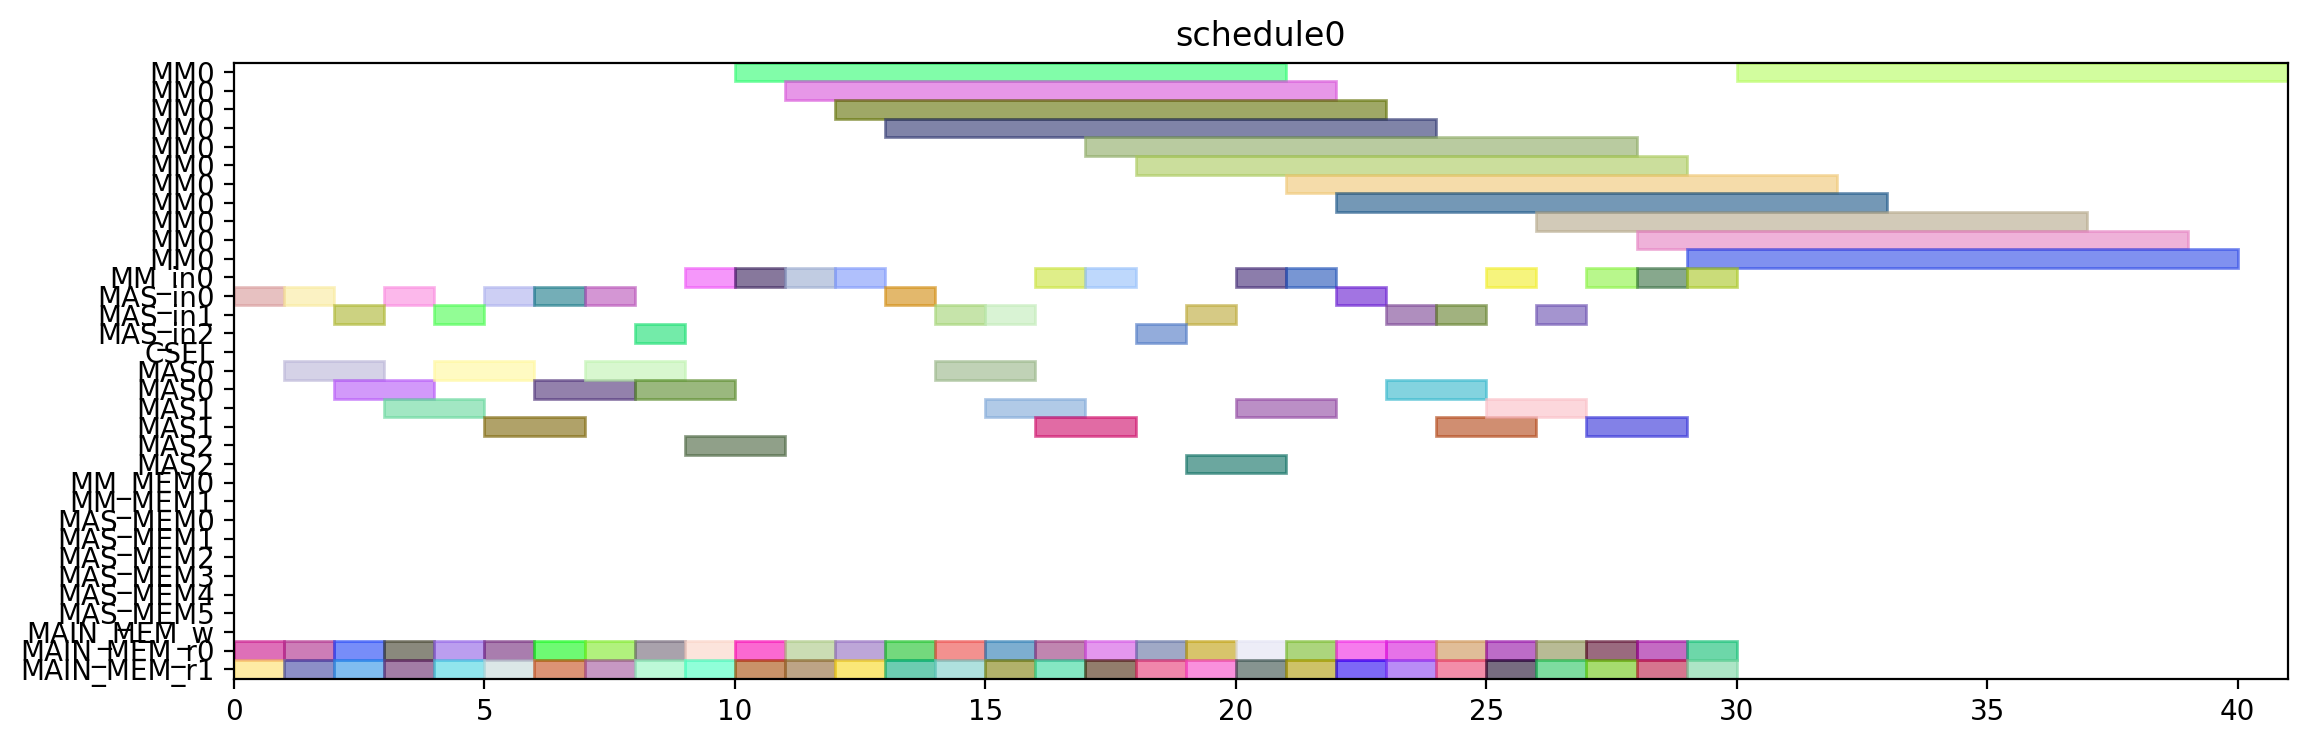

Write Python code to recreate this figure.
from pyschedule import Scenario, solvers, plotters, alt


def solve():
	horizon = 120
	S = Scenario("schedule0", horizon=horizon)

	# resource
	MM = S.Resources('MM', num=1, size=11)
	MM_in = S.Resources('MM_in', num=1)
	MAS_in = S.Resources('MAS_in', num=3)
	CSEL = S.Resource('CSEL')
	MAS = S.Resources('MAS', num=3, size=2, periods=range(1, horizon))
	MM_MEM = S.Resources('MM_MEM', num=2)
	MAS_MEM = S.Resources('MAS_MEM', num=6)
	MAIN_MEM_w = S.Resource('MAIN_MEM_w', size=1)
	MAIN_MEM_r = S.Resources('MAIN_MEM_r', num=2)

	# result of previous scheduling

	# new tasks
	T1_t0 = S.Task('T1_t0', length=2, delay_cost=1)
	T1_t0 += alt(MAS)
	T1_t0_in = S.Task('T1_t0_in', length=1, delay_cost=1)
	T1_t0_in += alt(MAS_in)
	S += T1_t0_in*MAS_in[0]<=T1_t0*MAS[0]

	S += T1_t0_in*MAS_in[1]<=T1_t0*MAS[1]

	S += T1_t0_in*MAS_in[2]<=T1_t0*MAS[2]

	T1_t0_mem0 = S.Task('T1_t0_mem0', length=1, delay_cost=1)
	T1_t0_mem0 += MAIN_MEM_r[0]
	S += T1_t0_mem0 <= T1_t0

	T1_t0_mem1 = S.Task('T1_t0_mem1', length=1, delay_cost=1)
	T1_t0_mem1 += MAIN_MEM_r[1]
	S += T1_t0_mem1 <= T1_t0

	T1_t1 = S.Task('T1_t1', length=2, delay_cost=1)
	T1_t1 += alt(MAS)
	T1_t1_in = S.Task('T1_t1_in', length=1, delay_cost=1)
	T1_t1_in += alt(MAS_in)
	S += T1_t1_in*MAS_in[0]<=T1_t1*MAS[0]

	S += T1_t1_in*MAS_in[1]<=T1_t1*MAS[1]

	S += T1_t1_in*MAS_in[2]<=T1_t1*MAS[2]

	T1_t1_mem0 = S.Task('T1_t1_mem0', length=1, delay_cost=1)
	T1_t1_mem0 += MAIN_MEM_r[0]
	S += T1_t1_mem0 <= T1_t1

	T1_t1_mem1 = S.Task('T1_t1_mem1', length=1, delay_cost=1)
	T1_t1_mem1 += MAIN_MEM_r[1]
	S += T1_t1_mem1 <= T1_t1

	T1_t3 = S.Task('T1_t3', length=11, delay_cost=1)
	T1_t3 += alt(MM)
	T1_t3_in = S.Task('T1_t3_in', length=1, delay_cost=1)
	T1_t3_in += alt(MM_in)
	S += T1_t3_in*MM_in[0]<=T1_t3*MM[0]
	T1_t3_mem0 = S.Task('T1_t3_mem0', length=1, delay_cost=1)
	T1_t3_mem0 += MAIN_MEM_r[0]
	S += T1_t3_mem0 <= T1_t3

	T1_t3_mem1 = S.Task('T1_t3_mem1', length=1, delay_cost=1)
	T1_t3_mem1 += MAIN_MEM_r[1]
	S += T1_t3_mem1 <= T1_t3

	T2_t0 = S.Task('T2_t0', length=11, delay_cost=1)
	T2_t0 += alt(MM)
	T2_t0_in = S.Task('T2_t0_in', length=1, delay_cost=1)
	T2_t0_in += alt(MM_in)
	S += T2_t0_in*MM_in[0]<=T2_t0*MM[0]
	T2_t0_mem0 = S.Task('T2_t0_mem0', length=1, delay_cost=1)
	T2_t0_mem0 += MAIN_MEM_r[0]
	S += T2_t0_mem0 <= T2_t0

	T2_t0_mem1 = S.Task('T2_t0_mem1', length=1, delay_cost=1)
	T2_t0_mem1 += MAIN_MEM_r[1]
	S += T2_t0_mem1 <= T2_t0

	T2_t1 = S.Task('T2_t1', length=11, delay_cost=1)
	T2_t1 += alt(MM)
	T2_t1_in = S.Task('T2_t1_in', length=1, delay_cost=1)
	T2_t1_in += alt(MM_in)
	S += T2_t1_in*MM_in[0]<=T2_t1*MM[0]
	T2_t1_mem0 = S.Task('T2_t1_mem0', length=1, delay_cost=1)
	T2_t1_mem0 += MAIN_MEM_r[0]
	S += T2_t1_mem0 <= T2_t1

	T2_t1_mem1 = S.Task('T2_t1_mem1', length=1, delay_cost=1)
	T2_t1_mem1 += MAIN_MEM_r[1]
	S += T2_t1_mem1 <= T2_t1

	T2_t2 = S.Task('T2_t2', length=2, delay_cost=1)
	T2_t2 += alt(MAS)
	T2_t2_in = S.Task('T2_t2_in', length=1, delay_cost=1)
	T2_t2_in += alt(MAS_in)
	S += T2_t2_in*MAS_in[0]<=T2_t2*MAS[0]

	S += T2_t2_in*MAS_in[1]<=T2_t2*MAS[1]

	S += T2_t2_in*MAS_in[2]<=T2_t2*MAS[2]

	T2_t2_mem0 = S.Task('T2_t2_mem0', length=1, delay_cost=1)
	T2_t2_mem0 += MAIN_MEM_r[0]
	S += T2_t2_mem0 <= T2_t2

	T2_t2_mem1 = S.Task('T2_t2_mem1', length=1, delay_cost=1)
	T2_t2_mem1 += MAIN_MEM_r[1]
	S += T2_t2_mem1 <= T2_t2

	T2_t3 = S.Task('T2_t3', length=2, delay_cost=1)
	T2_t3 += alt(MAS)
	T2_t3_in = S.Task('T2_t3_in', length=1, delay_cost=1)
	T2_t3_in += alt(MAS_in)
	S += T2_t3_in*MAS_in[0]<=T2_t3*MAS[0]

	S += T2_t3_in*MAS_in[1]<=T2_t3*MAS[1]

	S += T2_t3_in*MAS_in[2]<=T2_t3*MAS[2]

	T2_t3_mem0 = S.Task('T2_t3_mem0', length=1, delay_cost=1)
	T2_t3_mem0 += MAIN_MEM_r[0]
	S += T2_t3_mem0 <= T2_t3

	T2_t3_mem1 = S.Task('T2_t3_mem1', length=1, delay_cost=1)
	T2_t3_mem1 += MAIN_MEM_r[1]
	S += T2_t3_mem1 <= T2_t3

	T3_t0 = S.Task('T3_t0', length=11, delay_cost=1)
	T3_t0 += alt(MM)
	T3_t0_in = S.Task('T3_t0_in', length=1, delay_cost=1)
	T3_t0_in += alt(MM_in)
	S += T3_t0_in*MM_in[0]<=T3_t0*MM[0]
	T3_t0_mem0 = S.Task('T3_t0_mem0', length=1, delay_cost=1)
	T3_t0_mem0 += MAIN_MEM_r[0]
	S += T3_t0_mem0 <= T3_t0

	T3_t0_mem1 = S.Task('T3_t0_mem1', length=1, delay_cost=1)
	T3_t0_mem1 += MAIN_MEM_r[1]
	S += T3_t0_mem1 <= T3_t0

	T3_t1 = S.Task('T3_t1', length=11, delay_cost=1)
	T3_t1 += alt(MM)
	T3_t1_in = S.Task('T3_t1_in', length=1, delay_cost=1)
	T3_t1_in += alt(MM_in)
	S += T3_t1_in*MM_in[0]<=T3_t1*MM[0]
	T3_t1_mem0 = S.Task('T3_t1_mem0', length=1, delay_cost=1)
	T3_t1_mem0 += MAIN_MEM_r[0]
	S += T3_t1_mem0 <= T3_t1

	T3_t1_mem1 = S.Task('T3_t1_mem1', length=1, delay_cost=1)
	T3_t1_mem1 += MAIN_MEM_r[1]
	S += T3_t1_mem1 <= T3_t1

	T3_t2 = S.Task('T3_t2', length=2, delay_cost=1)
	T3_t2 += alt(MAS)
	T3_t2_in = S.Task('T3_t2_in', length=1, delay_cost=1)
	T3_t2_in += alt(MAS_in)
	S += T3_t2_in*MAS_in[0]<=T3_t2*MAS[0]

	S += T3_t2_in*MAS_in[1]<=T3_t2*MAS[1]

	S += T3_t2_in*MAS_in[2]<=T3_t2*MAS[2]

	T3_t2_mem0 = S.Task('T3_t2_mem0', length=1, delay_cost=1)
	T3_t2_mem0 += MAIN_MEM_r[0]
	S += T3_t2_mem0 <= T3_t2

	T3_t2_mem1 = S.Task('T3_t2_mem1', length=1, delay_cost=1)
	T3_t2_mem1 += MAIN_MEM_r[1]
	S += T3_t2_mem1 <= T3_t2

	T3_t3 = S.Task('T3_t3', length=2, delay_cost=1)
	T3_t3 += alt(MAS)
	T3_t3_in = S.Task('T3_t3_in', length=1, delay_cost=1)
	T3_t3_in += alt(MAS_in)
	S += T3_t3_in*MAS_in[0]<=T3_t3*MAS[0]

	S += T3_t3_in*MAS_in[1]<=T3_t3*MAS[1]

	S += T3_t3_in*MAS_in[2]<=T3_t3*MAS[2]

	T3_t3_mem0 = S.Task('T3_t3_mem0', length=1, delay_cost=1)
	T3_t3_mem0 += MAIN_MEM_r[0]
	S += T3_t3_mem0 <= T3_t3

	T3_t3_mem1 = S.Task('T3_t3_mem1', length=1, delay_cost=1)
	T3_t3_mem1 += MAIN_MEM_r[1]
	S += T3_t3_mem1 <= T3_t3

	T4_t0 = S.Task('T4_t0', length=11, delay_cost=1)
	T4_t0 += alt(MM)
	T4_t0_in = S.Task('T4_t0_in', length=1, delay_cost=1)
	T4_t0_in += alt(MM_in)
	S += T4_t0_in*MM_in[0]<=T4_t0*MM[0]
	T4_t0_mem0 = S.Task('T4_t0_mem0', length=1, delay_cost=1)
	T4_t0_mem0 += MAIN_MEM_r[0]
	S += T4_t0_mem0 <= T4_t0

	T4_t0_mem1 = S.Task('T4_t0_mem1', length=1, delay_cost=1)
	T4_t0_mem1 += MAIN_MEM_r[1]
	S += T4_t0_mem1 <= T4_t0

	T4_t1 = S.Task('T4_t1', length=11, delay_cost=1)
	T4_t1 += alt(MM)
	T4_t1_in = S.Task('T4_t1_in', length=1, delay_cost=1)
	T4_t1_in += alt(MM_in)
	S += T4_t1_in*MM_in[0]<=T4_t1*MM[0]
	T4_t1_mem0 = S.Task('T4_t1_mem0', length=1, delay_cost=1)
	T4_t1_mem0 += MAIN_MEM_r[0]
	S += T4_t1_mem0 <= T4_t1

	T4_t1_mem1 = S.Task('T4_t1_mem1', length=1, delay_cost=1)
	T4_t1_mem1 += MAIN_MEM_r[1]
	S += T4_t1_mem1 <= T4_t1

	T4_t2 = S.Task('T4_t2', length=2, delay_cost=1)
	T4_t2 += alt(MAS)
	T4_t2_in = S.Task('T4_t2_in', length=1, delay_cost=1)
	T4_t2_in += alt(MAS_in)
	S += T4_t2_in*MAS_in[0]<=T4_t2*MAS[0]

	S += T4_t2_in*MAS_in[1]<=T4_t2*MAS[1]

	S += T4_t2_in*MAS_in[2]<=T4_t2*MAS[2]

	T4_t2_mem0 = S.Task('T4_t2_mem0', length=1, delay_cost=1)
	T4_t2_mem0 += MAIN_MEM_r[0]
	S += T4_t2_mem0 <= T4_t2

	T4_t2_mem1 = S.Task('T4_t2_mem1', length=1, delay_cost=1)
	T4_t2_mem1 += MAIN_MEM_r[1]
	S += T4_t2_mem1 <= T4_t2

	T4_t3 = S.Task('T4_t3', length=2, delay_cost=1)
	T4_t3 += alt(MAS)
	T4_t3_in = S.Task('T4_t3_in', length=1, delay_cost=1)
	T4_t3_in += alt(MAS_in)
	S += T4_t3_in*MAS_in[0]<=T4_t3*MAS[0]

	S += T4_t3_in*MAS_in[1]<=T4_t3*MAS[1]

	S += T4_t3_in*MAS_in[2]<=T4_t3*MAS[2]

	T4_t3_mem0 = S.Task('T4_t3_mem0', length=1, delay_cost=1)
	T4_t3_mem0 += MAIN_MEM_r[0]
	S += T4_t3_mem0 <= T4_t3

	T4_t3_mem1 = S.Task('T4_t3_mem1', length=1, delay_cost=1)
	T4_t3_mem1 += MAIN_MEM_r[1]
	S += T4_t3_mem1 <= T4_t3

	T5_t0 = S.Task('T5_t0', length=2, delay_cost=1)
	T5_t0 += alt(MAS)
	T5_t0_in = S.Task('T5_t0_in', length=1, delay_cost=1)
	T5_t0_in += alt(MAS_in)
	S += T5_t0_in*MAS_in[0]<=T5_t0*MAS[0]

	S += T5_t0_in*MAS_in[1]<=T5_t0*MAS[1]

	S += T5_t0_in*MAS_in[2]<=T5_t0*MAS[2]

	T5_t0_mem0 = S.Task('T5_t0_mem0', length=1, delay_cost=1)
	T5_t0_mem0 += MAIN_MEM_r[0]
	S += T5_t0_mem0 <= T5_t0

	T5_t0_mem1 = S.Task('T5_t0_mem1', length=1, delay_cost=1)
	T5_t0_mem1 += MAIN_MEM_r[1]
	S += T5_t0_mem1 <= T5_t0

	T5_t1 = S.Task('T5_t1', length=2, delay_cost=1)
	T5_t1 += alt(MAS)
	T5_t1_in = S.Task('T5_t1_in', length=1, delay_cost=1)
	T5_t1_in += alt(MAS_in)
	S += T5_t1_in*MAS_in[0]<=T5_t1*MAS[0]

	S += T5_t1_in*MAS_in[1]<=T5_t1*MAS[1]

	S += T5_t1_in*MAS_in[2]<=T5_t1*MAS[2]

	T5_t1_mem0 = S.Task('T5_t1_mem0', length=1, delay_cost=1)
	T5_t1_mem0 += MAIN_MEM_r[0]
	S += T5_t1_mem0 <= T5_t1

	T5_t1_mem1 = S.Task('T5_t1_mem1', length=1, delay_cost=1)
	T5_t1_mem1 += MAIN_MEM_r[1]
	S += T5_t1_mem1 <= T5_t1

	T5_t3 = S.Task('T5_t3', length=11, delay_cost=1)
	T5_t3 += alt(MM)
	T5_t3_in = S.Task('T5_t3_in', length=1, delay_cost=1)
	T5_t3_in += alt(MM_in)
	S += T5_t3_in*MM_in[0]<=T5_t3*MM[0]
	T5_t3_mem0 = S.Task('T5_t3_mem0', length=1, delay_cost=1)
	T5_t3_mem0 += MAIN_MEM_r[0]
	S += T5_t3_mem0 <= T5_t3

	T5_t3_mem1 = S.Task('T5_t3_mem1', length=1, delay_cost=1)
	T5_t3_mem1 += MAIN_MEM_r[1]
	S += T5_t3_mem1 <= T5_t3

	T6_t0 = S.Task('T6_t0', length=11, delay_cost=1)
	T6_t0 += alt(MM)
	T6_t0_in = S.Task('T6_t0_in', length=1, delay_cost=1)
	T6_t0_in += alt(MM_in)
	S += T6_t0_in*MM_in[0]<=T6_t0*MM[0]
	T6_t0_mem0 = S.Task('T6_t0_mem0', length=1, delay_cost=1)
	T6_t0_mem0 += MAIN_MEM_r[0]
	S += T6_t0_mem0 <= T6_t0

	T6_t0_mem1 = S.Task('T6_t0_mem1', length=1, delay_cost=1)
	T6_t0_mem1 += MAIN_MEM_r[1]
	S += T6_t0_mem1 <= T6_t0

	T6_t1 = S.Task('T6_t1', length=11, delay_cost=1)
	T6_t1 += alt(MM)
	T6_t1_in = S.Task('T6_t1_in', length=1, delay_cost=1)
	T6_t1_in += alt(MM_in)
	S += T6_t1_in*MM_in[0]<=T6_t1*MM[0]
	T6_t1_mem0 = S.Task('T6_t1_mem0', length=1, delay_cost=1)
	T6_t1_mem0 += MAIN_MEM_r[0]
	S += T6_t1_mem0 <= T6_t1

	T6_t1_mem1 = S.Task('T6_t1_mem1', length=1, delay_cost=1)
	T6_t1_mem1 += MAIN_MEM_r[1]
	S += T6_t1_mem1 <= T6_t1

	T6_t2 = S.Task('T6_t2', length=2, delay_cost=1)
	T6_t2 += alt(MAS)
	T6_t2_in = S.Task('T6_t2_in', length=1, delay_cost=1)
	T6_t2_in += alt(MAS_in)
	S += T6_t2_in*MAS_in[0]<=T6_t2*MAS[0]

	S += T6_t2_in*MAS_in[1]<=T6_t2*MAS[1]

	S += T6_t2_in*MAS_in[2]<=T6_t2*MAS[2]

	T6_t2_mem0 = S.Task('T6_t2_mem0', length=1, delay_cost=1)
	T6_t2_mem0 += MAIN_MEM_r[0]
	S += T6_t2_mem0 <= T6_t2

	T6_t2_mem1 = S.Task('T6_t2_mem1', length=1, delay_cost=1)
	T6_t2_mem1 += MAIN_MEM_r[1]
	S += T6_t2_mem1 <= T6_t2

	T6_t3 = S.Task('T6_t3', length=2, delay_cost=1)
	T6_t3 += alt(MAS)
	T6_t3_in = S.Task('T6_t3_in', length=1, delay_cost=1)
	T6_t3_in += alt(MAS_in)
	S += T6_t3_in*MAS_in[0]<=T6_t3*MAS[0]

	S += T6_t3_in*MAS_in[1]<=T6_t3*MAS[1]

	S += T6_t3_in*MAS_in[2]<=T6_t3*MAS[2]

	T6_t3_mem0 = S.Task('T6_t3_mem0', length=1, delay_cost=1)
	T6_t3_mem0 += MAIN_MEM_r[0]
	S += T6_t3_mem0 <= T6_t3

	T6_t3_mem1 = S.Task('T6_t3_mem1', length=1, delay_cost=1)
	T6_t3_mem1 += MAIN_MEM_r[1]
	S += T6_t3_mem1 <= T6_t3

	T7_t0 = S.Task('T7_t0', length=11, delay_cost=1)
	T7_t0 += alt(MM)
	T7_t0_in = S.Task('T7_t0_in', length=1, delay_cost=1)
	T7_t0_in += alt(MM_in)
	S += T7_t0_in*MM_in[0]<=T7_t0*MM[0]
	T7_t0_mem0 = S.Task('T7_t0_mem0', length=1, delay_cost=1)
	T7_t0_mem0 += MAIN_MEM_r[0]
	S += T7_t0_mem0 <= T7_t0

	T7_t0_mem1 = S.Task('T7_t0_mem1', length=1, delay_cost=1)
	T7_t0_mem1 += MAIN_MEM_r[1]
	S += T7_t0_mem1 <= T7_t0

	T7_t1 = S.Task('T7_t1', length=11, delay_cost=1)
	T7_t1 += alt(MM)
	T7_t1_in = S.Task('T7_t1_in', length=1, delay_cost=1)
	T7_t1_in += alt(MM_in)
	S += T7_t1_in*MM_in[0]<=T7_t1*MM[0]
	T7_t1_mem0 = S.Task('T7_t1_mem0', length=1, delay_cost=1)
	T7_t1_mem0 += MAIN_MEM_r[0]
	S += T7_t1_mem0 <= T7_t1

	T7_t1_mem1 = S.Task('T7_t1_mem1', length=1, delay_cost=1)
	T7_t1_mem1 += MAIN_MEM_r[1]
	S += T7_t1_mem1 <= T7_t1

	T7_t2 = S.Task('T7_t2', length=2, delay_cost=1)
	T7_t2 += alt(MAS)
	T7_t2_in = S.Task('T7_t2_in', length=1, delay_cost=1)
	T7_t2_in += alt(MAS_in)
	S += T7_t2_in*MAS_in[0]<=T7_t2*MAS[0]

	S += T7_t2_in*MAS_in[1]<=T7_t2*MAS[1]

	S += T7_t2_in*MAS_in[2]<=T7_t2*MAS[2]

	T7_t2_mem0 = S.Task('T7_t2_mem0', length=1, delay_cost=1)
	T7_t2_mem0 += MAIN_MEM_r[0]
	S += T7_t2_mem0 <= T7_t2

	T7_t2_mem1 = S.Task('T7_t2_mem1', length=1, delay_cost=1)
	T7_t2_mem1 += MAIN_MEM_r[1]
	S += T7_t2_mem1 <= T7_t2

	T7_t3 = S.Task('T7_t3', length=2, delay_cost=1)
	T7_t3 += alt(MAS)
	T7_t3_in = S.Task('T7_t3_in', length=1, delay_cost=1)
	T7_t3_in += alt(MAS_in)
	S += T7_t3_in*MAS_in[0]<=T7_t3*MAS[0]

	S += T7_t3_in*MAS_in[1]<=T7_t3*MAS[1]

	S += T7_t3_in*MAS_in[2]<=T7_t3*MAS[2]

	T7_t3_mem0 = S.Task('T7_t3_mem0', length=1, delay_cost=1)
	T7_t3_mem0 += MAIN_MEM_r[0]
	S += T7_t3_mem0 <= T7_t3

	T7_t3_mem1 = S.Task('T7_t3_mem1', length=1, delay_cost=1)
	T7_t3_mem1 += MAIN_MEM_r[1]
	S += T7_t3_mem1 <= T7_t3

	T8_t2 = S.Task('T8_t2', length=2, delay_cost=1)
	T8_t2 += alt(MAS)
	T8_t2_in = S.Task('T8_t2_in', length=1, delay_cost=1)
	T8_t2_in += alt(MAS_in)
	S += T8_t2_in*MAS_in[0]<=T8_t2*MAS[0]

	S += T8_t2_in*MAS_in[1]<=T8_t2*MAS[1]

	S += T8_t2_in*MAS_in[2]<=T8_t2*MAS[2]

	T8_t2_mem0 = S.Task('T8_t2_mem0', length=1, delay_cost=1)
	T8_t2_mem0 += MAIN_MEM_r[0]
	S += T8_t2_mem0 <= T8_t2

	T8_t2_mem1 = S.Task('T8_t2_mem1', length=1, delay_cost=1)
	T8_t2_mem1 += MAIN_MEM_r[1]
	S += T8_t2_mem1 <= T8_t2

	T9_t2 = S.Task('T9_t2', length=2, delay_cost=1)
	T9_t2 += alt(MAS)
	T9_t2_in = S.Task('T9_t2_in', length=1, delay_cost=1)
	T9_t2_in += alt(MAS_in)
	S += T9_t2_in*MAS_in[0]<=T9_t2*MAS[0]

	S += T9_t2_in*MAS_in[1]<=T9_t2*MAS[1]

	S += T9_t2_in*MAS_in[2]<=T9_t2*MAS[2]

	T9_t2_mem0 = S.Task('T9_t2_mem0', length=1, delay_cost=1)
	T9_t2_mem0 += MAIN_MEM_r[0]
	S += T9_t2_mem0 <= T9_t2

	T9_t2_mem1 = S.Task('T9_t2_mem1', length=1, delay_cost=1)
	T9_t2_mem1 += MAIN_MEM_r[1]
	S += T9_t2_mem1 <= T9_t2

	T10_t2 = S.Task('T10_t2', length=2, delay_cost=1)
	T10_t2 += alt(MAS)
	T10_t2_in = S.Task('T10_t2_in', length=1, delay_cost=1)
	T10_t2_in += alt(MAS_in)
	S += T10_t2_in*MAS_in[0]<=T10_t2*MAS[0]

	S += T10_t2_in*MAS_in[1]<=T10_t2*MAS[1]

	S += T10_t2_in*MAS_in[2]<=T10_t2*MAS[2]

	T10_t2_mem0 = S.Task('T10_t2_mem0', length=1, delay_cost=1)
	T10_t2_mem0 += MAIN_MEM_r[0]
	S += T10_t2_mem0 <= T10_t2

	T10_t2_mem1 = S.Task('T10_t2_mem1', length=1, delay_cost=1)
	T10_t2_mem1 += MAIN_MEM_r[1]
	S += T10_t2_mem1 <= T10_t2

	T11_t2 = S.Task('T11_t2', length=2, delay_cost=1)
	T11_t2 += alt(MAS)
	T11_t2_in = S.Task('T11_t2_in', length=1, delay_cost=1)
	T11_t2_in += alt(MAS_in)
	S += T11_t2_in*MAS_in[0]<=T11_t2*MAS[0]

	S += T11_t2_in*MAS_in[1]<=T11_t2*MAS[1]

	S += T11_t2_in*MAS_in[2]<=T11_t2*MAS[2]

	T11_t2_mem0 = S.Task('T11_t2_mem0', length=1, delay_cost=1)
	T11_t2_mem0 += MAIN_MEM_r[0]
	S += T11_t2_mem0 <= T11_t2

	T11_t2_mem1 = S.Task('T11_t2_mem1', length=1, delay_cost=1)
	T11_t2_mem1 += MAIN_MEM_r[1]
	S += T11_t2_mem1 <= T11_t2

	solvers.mip.solve(S,msg=1,kind='CPLEX',ratio_gap=1.01)

	solution = [['hoge']*len(S.solution()[1]) for i in range(len(S.solution()))]
	for i in range(len(S.solution())):
		for j in range(len(S.solution()[i])):
			solution[i][j]=str(S.solution()[i][j])
	print(solution)

	cycles = int(solution[-1][3])

	pic_file_name = "/mnt/rose/usr1/fukuda/ABE/multiRAM_multiMAS_16mux/scheduling_result/stage11MM1_stage2MAS3/EP2_LADDERMUL/schedule0.png"
	if(S.solution() != []):
		plotters.matplotlib.plot(S,img_filename=pic_file_name, show_task_labels=False, fig_size=(cycles*0.25+3, 4))

	return solution
